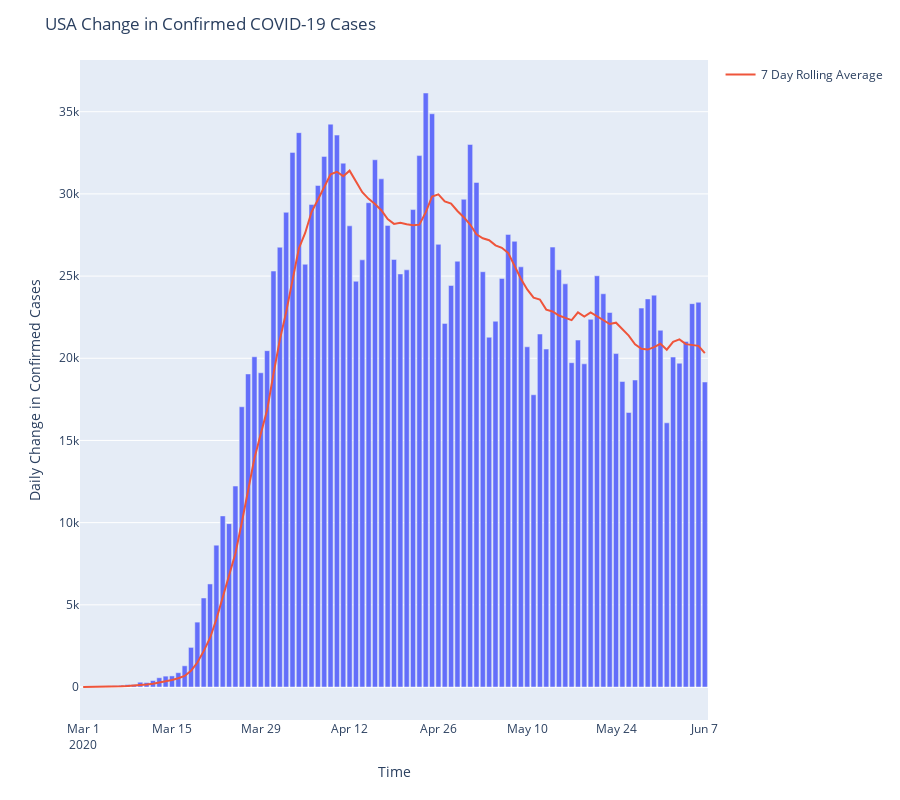

Notebook source saved alongside this figure:
### Code cell
fig = px.bar(USdf, x='Updated', y='ConfirmedChange')

fig.add_trace(go.Scatter(x=USdf.Updated, y=USdf.ConfirmedChangeRolling,
                         
                    mode='lines',
                    name='7 Day Rolling Average'))


fig.update_layout(
    height=800,
    xaxis_title="Time",
    yaxis_title="Daily Change in Confirmed Cases",
    title_text='USA Change in Confirmed COVID-19 Cases'
)
# fig.show()
iplot(fig)
